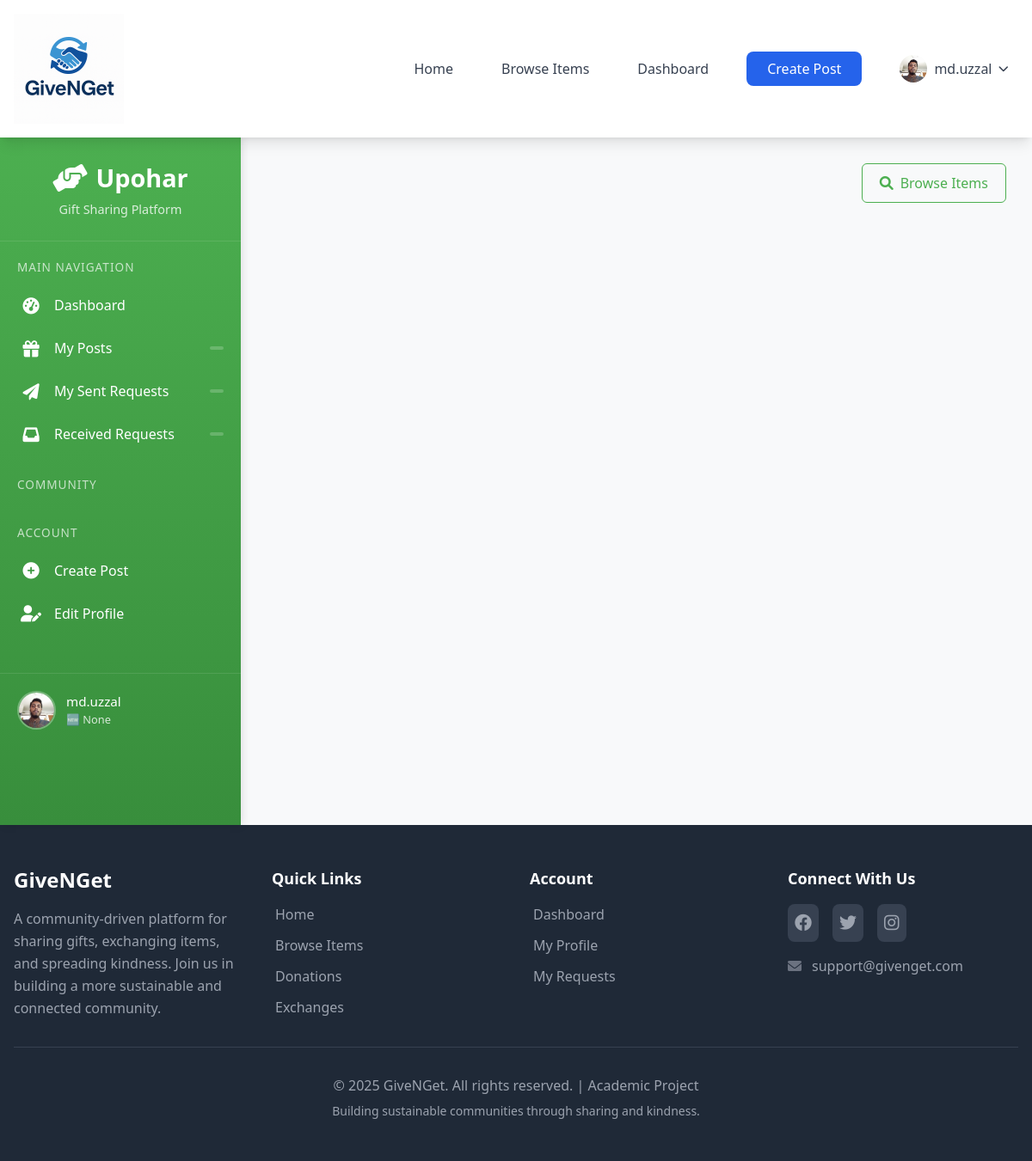
/dashboard/?section=requests&status=pending (signed in), run on the app's committed database.
### users/models.py (models this page shows, shortened)
class User(AbstractUser):
    username = None
    STATUS_CHOICES = [
        ('active', 'Active'),
        ('inactive', 'Inactive'),
        ('suspended', 'Suspended'),
    ]
    name = models.CharField(max_length=150)
    email = models.EmailField(unique=True)
    phone = models.CharField(
        max_length=15,
        blank=True,
        null=True,
        validators=[RegexValidator(
            regex=r'^(?:\+?88)?01[3-9]\d{8}$',
            message="Enter a valid Bangladeshi phone number"
        )]
    )
    status = models.CharField(max_length=10, choices=STATUS_CHOICES, default='active')
    profile_photo = models.ImageField(upload_to='profile_photos/', null=True, blank=True)
    address = models.TextField(blank=True)
    total_donations = models.PositiveIntegerField(default=0)
    completed_donations = models.PositiveIntegerField(default=0)  # Changed from completed_transactions
    completed_exchanges = models.PositiveIntegerField(default=0)  # New field for exchanges
    groups = models.ManyToManyField(
        'auth.Group',
        related_name='custom_user_groups',
        blank=True,
        help_text='The groups this user belongs to.'
    )
    user_permissions = models.ManyToManyField(
        'auth.Permission',
        related_name='custom_user_permissions',
        blank=True,
        help_text='Specific permissions for this user.'
    )
    USERNAME_FIELD = 'email'
    REQUIRED_FIELDS = ['name']
    objects = CustomUserManager()
    @property
    def badge_level(self):
        if self.completed_donations >= 50:
            return '🏅 Super Donor'
        elif self.completed_donations >= 20:
            return '🌟 Regular Donor'
        elif self.completed_donations >= 5:
            return '⭐ Beginner Donor'
        return '🆕 None'

### users/views.py (the view)
# urls.py: path('dashboard/', views.dashboard, name='dashboard'),
@login_required
def dashboard(request):
    user = request.user
    context = {'user': user}
    if user.is_active and (user.is_staff or user.is_superuser):
        return admin_dashboard(request)
    return user_dashboard(request)

### users/views.py (called while the page is built)
def user_dashboard(request):
    user = request.user
    active_section = request.GET.get('section', 'overview')
    context = {
        'user': user,
        'active_section': active_section,
        'is_admin': False
    }
    if active_section == 'overview':
        context.update(get_user_overview_data(user))
    elif active_section == 'my_posts':
        context.update(get_user_posts_data(user))
    elif active_section == 'my_requests':
        context.update(get_user_requests_data(user))
    elif active_section == 'received_requests':
        context.update(get_user_received_requests_data(user))
    return render(request, 'user_dashboard.html', context)

### users/templates/user_dashboard.html (shortened to what this page needs)
{% extends 'base.html' %}
{% load static %}
{% block content %}
<div class="dashboard-container">
    <nav class="dashboard-nav">
        <div class="nav-header">
            <div class="nav-logo">
                <i class="fas fa-hands-helping"></i>
                Upohar
            </div>
            <div class="nav-subtitle">Gift Sharing Platform</div>
        </div>
        <div class="nav-menu">
            <div class="nav-section">
                <div class="nav-title">Main Navigation</div>
                <a href="?section=overview" class="nav-item {% if active_section == 'overview' %}active{% endif %}">
                    <i class="fas fa-tachometer-alt"></i>
                    Dashboard
                </a>
                <a href="?section=my_posts" class="nav-item {% if active_section == 'my_posts' %}active{% endif %}">
                    <i class="fas fa-gift"></i>
                    My Posts
                    <span class="badge">{{ total_posts }}</span>
                </a>
                <a href="?section=my_requests" class="nav-item {% if active_section == 'my_requests' %}active{% endif %}">
                    <i class="fas fa-paper-plane"></i>
                   My Sent Requests
                    <span class="badge">{{ pending_requests_sent }}</span>
                </a>
                <a href="?section=received_requests" class="nav-item {% if active_section == 'received_requests' %}active{% endif %}">
                    <i class="fas fa-inbox"></i>
                    Received Requests
                    <span class="badge">{{ pending_requests_received }}</span>
                </a>
            </div>
            <div class="nav-section">
                <div class="nav-title">Community</div>
            </div>
            <div class="nav-section">
                <div class="nav-title">Account</div>
                <a href="{% url 'create_post' %}" class="nav-item">
                    <i class="fas fa-plus-circle"></i>
                    Create Post
                </a>
                <a href="{% url 'profile' %}" class="nav-item">
                    <i class="fas fa-user-edit"></i>
                    Edit Profile
                </a>
            </div>
        </div>
        <div class="user-profile">
            {% if user.profile_photo %}
                <img src="{{ user.profile_photo.url }}" alt="Profile" class="profile-img">
            {% else %}
                <img src="{% static 'images/default-avatar.png' %}" alt="Profile" class="profile-img">
            {% endif %}
            <div class="profile-info">
                <div class="profile-name">{{ user.name }}</div>
                <div class="profile-role">{{ user.badge_level }}</div>
            </div>
        </div>
    </nav>
    <main class="dashboard-content">
        <div class="content-header">
            <div class="header-actions">
                <a href="{% url 'post_list' %}" class="btn btn-outline">
                    <i class="fas fa-search"></i> Browse Items
                </a>
            </div>
        </div>
    </main>
</div>
{% endblock %}

### Upohar/templates/base.html (shortened to what this page needs)
{% load static %}
<!DOCTYPE html>
<html lang="en">
<head>
    <link rel="preload" href="https://cdnjs.cloudflare.com/ajax/libs/font-awesome/6.0.0/css/all.min.css" as="style" onload="this.onload=null;this.rel='stylesheet'">
    <script src="https://cdn.tailwindcss.com"></script>
    <link rel="stylesheet" href="https://cdnjs.cloudflare.com/ajax/libs/font-awesome/6.0.0/css/all.min.css">
</head>
<body class="bg-gray-50">
    <nav class="bg-white shadow-lg sticky top-0 z-50 transition-all duration-300" aria-label="Main navigation">
        <div class="max-w-7xl mx-auto px-4">
            <div class="flex justify-between items-center py-4">
                <div class="flex items-center">
                    <a href="{% url 'home' %}" class="flex items-center space-x-3 focus:outline-none focus:ring-2 focus:ring-blue-500 focus:ring-offset-2 rounded-lg transition duration-200">
                        <img src="{% static 'images/logo.png' %}"
                             alt="GiveNGet Logo"
                             class="h-32 w-auto object-contain"
                             loading="lazy"
                             width="128"
                             height="32">
                    </a>
                </div>
                <div class="hidden md:flex items-center space-x-8">
                    <a href="{% url 'home' %}"
                       class="text-gray-700 hover:text-blue-600 font-medium transition duration-300 focus:outline-none focus:text-blue-600 rounded-lg px-3 py-2">
                        Home
                    </a>
                    <a href="{% url 'post_list' %}"
                       class="text-gray-700 hover:text-blue-600 font-medium transition duration-300 focus:outline-none focus:text-blue-600 rounded-lg px-3 py-2">
                        Browse Items
                    </a>
                    {% if user.is_authenticated %}
                        <a href="{% url 'dashboard' %}"
                           class="text-gray-700 hover:text-blue-600 font-medium transition duration-300 focus:outline-none focus:text-blue-600 rounded-lg px-3 py-2">
                            Dashboard
                        </a>
                        <a href="{% url 'create_post' %}"
                           class="bg-blue-600 hover:bg-blue-700 text-white px-6 py-2 rounded-lg font-medium transition duration-300 focus:outline-none focus:ring-2 focus:ring-blue-500 focus:ring-offset-2">
                            Create Post
                        </a>
                        <div class="relative group" x-data="{ open: false }">
                            <button class="flex items-center space-x-2 text-gray-700 hover:text-blue-600 font-medium transition duration-300 focus:outline-none focus:text-blue-600 rounded-lg px-3 py-2"
                                    @click="open = !open"
                                    aria-expanded="false"
                                    aria-haspopup="true"
                                    :aria-expanded="open.toString()">
                                {% if user.profile_photo %}
                                    <img src="{{ user.profile_photo.url }}"
                                         alt="{{ user.name }}'s profile photo"
                                         class="w-8 h-8 rounded-full object-cover"
                                         onerror="this.style.display='none'; this.nextElementSibling.style.display='flex';">
                                {% endif %}
                                <span>{{ user.name }}</span>
                                <i class="fas fa-chevron-down text-xs transition-transform duration-300" :class="{'rotate-180': open}"></i>
                            </button>
                        </div>
                    {% endif %}
                </div>
            </div>
        </div>
    </nav>
    <main id="main-content">
        {% block content %}{% endblock %}
    </main>
    <footer class="bg-gray-800 text-white py-12" role="contentinfo">
        <div class="max-w-7xl mx-auto px-4">
            <div class="grid grid-cols-1 md:grid-cols-4 gap-8">
                <div>
                    <h3 class="text-2xl font-bold mb-4">
                        GiveNGet
                    </h3>
                    <p class="text-gray-400 leading-relaxed">
                        A community-driven platform for sharing gifts, exchanging items, and spreading kindness.
                        Join us in building a more sustainable and connected community.
                    </p>
                </div>
                <div>
                    <h4 class="text-lg font-semibold mb-4">Quick Links</h4>
                    <ul class="space-y-3">
                        <li><a href="{% url 'home' %}" class="text-gray-400 hover:text-white transition duration-300 focus:outline-none focus:text-white rounded-lg px-1 py-1">Home</a></li>
                        <li><a href="{% url 'post_list' %}" class="text-gray-400 hover:text-white transition duration-300 focus:outline-none focus:text-white rounded-lg px-1 py-1">Browse Items</a></li>
                        <li><a href="{% url 'post_list' %}?type=donation" class="text-gray-400 hover:text-white transition duration-300 focus:outline-none focus:text-white rounded-lg px-1 py-1">Donations</a></li>
                        <li><a href="{% url 'post_list' %}?type=exchange" class="text-gray-400 hover:text-white transition duration-300 focus:outline-none focus:text-white rounded-lg px-1 py-1">Exchanges</a></li>
                    </ul>
                </div>
                <div>
                    <h4 class="text-lg font-semibold mb-4">Account</h4>
                    <ul class="space-y-3">
                        {% if user.is_authenticated %}
                        <li><a href="{% url 'dashboard' %}" class="text-gray-400 hover:text-white transition duration-300 focus:outline-none focus:text-white rounded-lg px-1 py-1">Dashboard</a></li>
                        <li><a href="{% url 'profile' %}" class="text-gray-400 hover:text-white transition duration-300 focus:outline-none focus:text-white rounded-lg px-1 py-1">My Profile</a></li>
                        <li><a href="{% url 'manage_requests' %}" class="text-gray-400 hover:text-white transition duration-300 focus:outline-none focus:text-white rounded-lg px-1 py-1">My Requests</a></li>
                        {% endif %}
                    </ul>
                </div>
                <div>
                    <h4 class="text-lg font-semibold mb-4">Connect With Us</h4>
                    <div class="flex space-x-4 mb-4">
                        <a href="#" class="text-gray-400 hover:text-white transition duration-300 focus:outline-none focus:text-white rounded-lg p-2 bg-gray-700 hover:bg-gray-600" aria-label="Facebook">
                            <i class="fab fa-facebook text-xl" aria-hidden="true"></i>
                        </a>
                        <a href="#" class="text-gray-400 hover:text-white transition duration-300 focus:outline-none focus:text-white rounded-lg p-2 bg-gray-700 hover:bg-gray-600" aria-label="Twitter">
                            <i class="fab fa-twitter text-xl" aria-hidden="true"></i>
                        </a>
                        <a href="#" class="text-gray-400 hover:text-white transition duration-300 focus:outline-none focus:text-white rounded-lg p-2 bg-gray-700 hover:bg-gray-600" aria-label="Instagram">
                            <i class="fab fa-instagram text-xl" aria-hidden="true"></i>
                        </a>
                    </div>
                    <p class="text-gray-400 flex items-center">
                        <i class="fas fa-envelope mr-3 text-gray-500" aria-hidden="true"></i>
                        <a href="mailto:support@givenget.com" class="hover:text-white transition duration-300 focus:outline-none focus:text-white">
                            support@givenget.com
                        </a>
                    </p>
                </div>
            </div>
            <div class="border-t border-gray-700 mt-8 pt-8 text-center text-gray-400">
                <p>&copy; 2025 GiveNGet. All rights reserved. | Academic Project</p>
                <p class="mt-2 text-sm">Building sustainable communities through sharing and kindness.</p>
            </div>
        </div>
    </footer>
</body>
</html>

### users/templates/user_dashboard.html (style rules this page uses)
.dashboard-container { display: flex; min-height: calc(100vh - 80px); background-color: #f8f9fa; }
.dashboard-nav { width: 280px; background: linear-gradient(180deg, #4CAF50 0%, #388E3C 100%); color: white; padding: 0; box-shadow: 2px 0 10px rgba(0,0,0,0.1); position: sticky; top: 0; height: 100vh; overflow-y: auto; }
.nav-header { padding: 25px 20px; border-bottom: 1px solid rgba(255,255,255,0.1); text-align: center; }
.nav-logo { font-size: 1.8rem; font-weight: 700; margin-bottom: 5px; display: flex; align-items: center; justify-content: center; }
.nav-logo i { margin-right: 10px; font-size: 2rem; }
.nav-subtitle { font-size: 0.9rem; opacity: 0.8; }
.nav-menu { padding: 20px 0; }
.nav-section { margin-bottom: 25px; }
.nav-title { padding: 0 20px 10px; font-size: 0.85rem; text-transform: uppercase; opacity: 0.7; letter-spacing: 1px; }
.nav-item { display: flex; align-items: center; padding: 12px 20px; color: white; text-decoration: none; transition: all 0.3s; border-left: 4px solid transparent; margin-bottom: 2px; }
.nav-item i { margin-right: 15px; font-size: 1.2rem; width: 24px; text-align: center; }
.nav-item .badge { margin-left: auto; background: rgba(255,255,255,0.2); color: white; border-radius: 12px; padding: 2px 8px; font-size: 0.75rem; }
.user-profile { padding: 20px; border-top: 1px solid rgba(255,255,255,0.1); display: flex; align-items: center; }
.profile-img { width: 45px; height: 45px; border-radius: 50%; object-fit: cover; margin-right: 12px; border: 2px solid rgba(255,255,255,0.3); }
.profile-info { flex: 1; }
.profile-name { font-weight: 500; font-size: 0.95rem; }
.profile-role { font-size: 0.8rem; opacity: 0.8; }
.dashboard-content { flex: 1; padding: 30px; overflow-y: auto; }
.content-header { display: flex; justify-content: space-between; align-items: center; margin-bottom: 30px; }
.header-actions { display: flex; gap: 15px; }
.btn { display: inline-flex; align-items: center; padding: 10px 20px; border-radius: 6px; font-weight: 500; text-decoration: none; transition: all 0.3s; border: none; cursor: pointer; }
.btn i { margin-right: 8px; }
.btn-outline { background-color: transparent; color: #4CAF50; border: 1px solid #4CAF50; }

### data on the page
User: profile_photo (picture), name "md.uzzal", badge_level "🆕 None"
